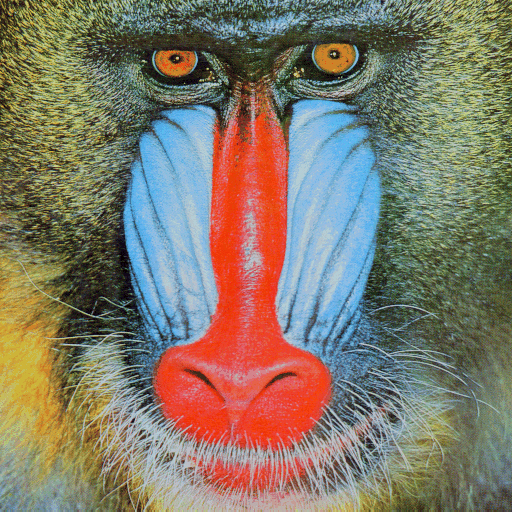
#> input picture COS3401(1-86)/images/mandril_color.png, 512 x 512 px
$ jupyter execute enhancement_Bit_plane_decomposition.ipynb
#> lines starting #> are read from the running program, lines starting #| are printed output that depends on the picture
[cell 1]
import cv2
import matplotlib.pyplot as plt
import numpy as np

[cell 2]
def bit_plane_slicing(img, bit):
    bit_img = img.copy() # Create a copy of the image to avoid modifying the original
    bit_img = np.right_shift(bit_img, bit) # Shift the bits to the right by 'bit' positions
    bit_img = np.bitwise_and(bit_img, 1)
    bit_img = (bit_img * 255).astype(np.uint8)
    return bit_img

[cell 3]
# Reading a image
img = cv2.imread('../../images/mandril_color.png', 0)
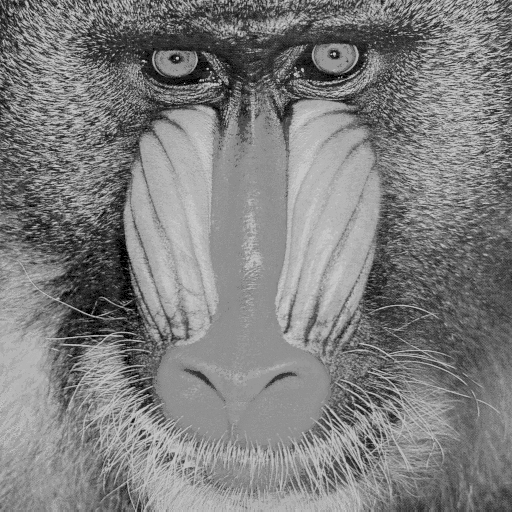
#> img: shape (512, 512); min 0, max 201, mean 126.5
print(img.shape)
#| (512, 512)

[cell 4]
planes = []
planes.append(img)
for i in range(8):
    planes.append(bit_plane_slicing(img, i))
#> this loop made 8 passes
#> pass 1, in bit_plane_slicing, `bit_img = np.bitwise_and(bit_img, 1)`:
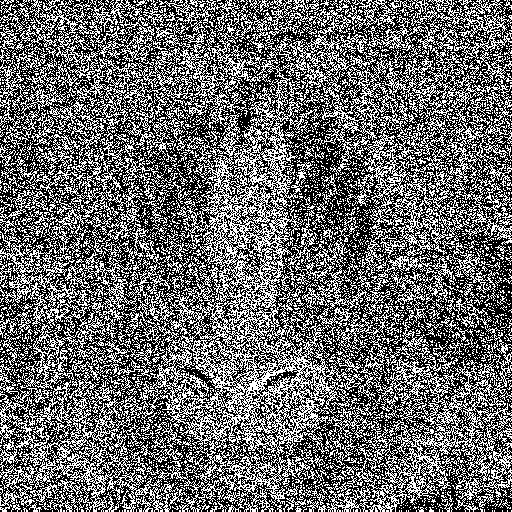
#> bit_img: shape (512, 512); values 0 (black) and 1 (white), 41.9% white in thin lines or dots
#> pass 2, in bit_plane_slicing (call 2), `bit_img = np.right_shift(bit_img, bit) # Shift the bits to the right b..`:
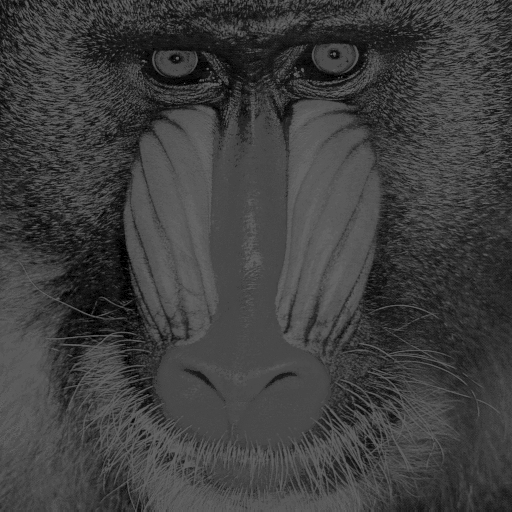
#> bit_img: shape (512, 512); min 0, max 100, mean 63
#> pass 2, in bit_plane_slicing (call 2), `bit_img = np.bitwise_and(bit_img, 1)`:
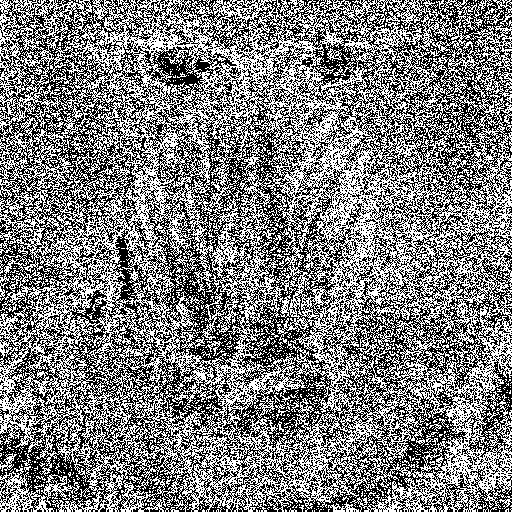
#> bit_img: shape (512, 512); values 0 (black) and 1 (white), 49.9% white in thin lines or dots
#> after the loop, planes = 9 items

[cell 5]
plt.figure(figsize=(10,10))
for i in range(9):
    plt.subplot(3, 3, i+1)
    plt.imshow(planes[i], cmap='gray')
    plt.title(f'Bit plane {i-1}')
    plt.xticks([])
    plt.yticks([])
plt.show()
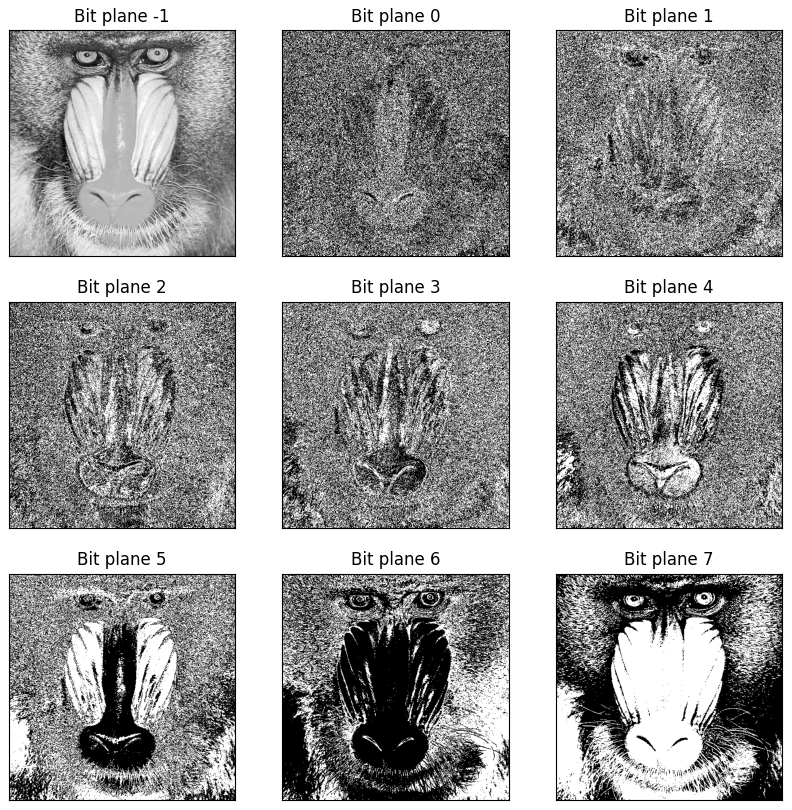
#> figure drawn by matplotlib, 9 panels

$ run again, with COS3401(1-86)/images/cameraman.png copied over COS3401(1-86)/images/mandril_color.png
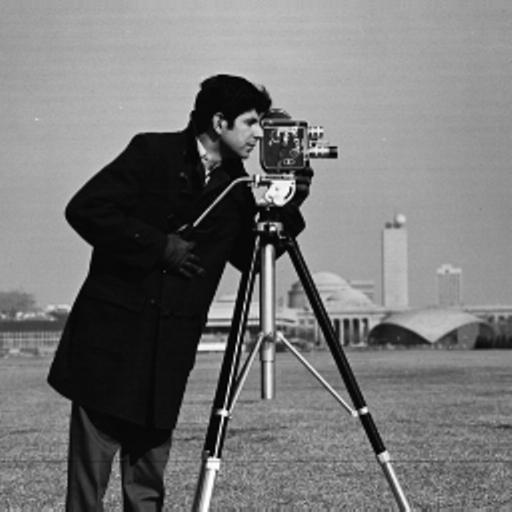
#> input picture COS3401(1-86)/images/cameraman.png, 512 x 512 px
#> img is the input picture: shape (512, 512); min 0, max 255, mean 118.3
#| (512, 512)
#> the loop `for i in range(8):` made 8 passes
#> pass 1, in bit_plane_slicing, `bit_img = np.bitwise_and(bit_img, 1)`:
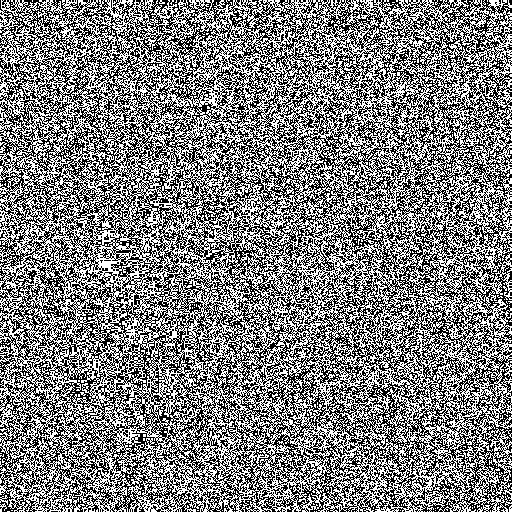
#> bit_img: shape (512, 512); values 0 (black) and 1 (white), 50% white in thin lines or dots
#> pass 2, in bit_plane_slicing (call 2), `bit_img = np.bitwise_and(bit_img, 1)`:
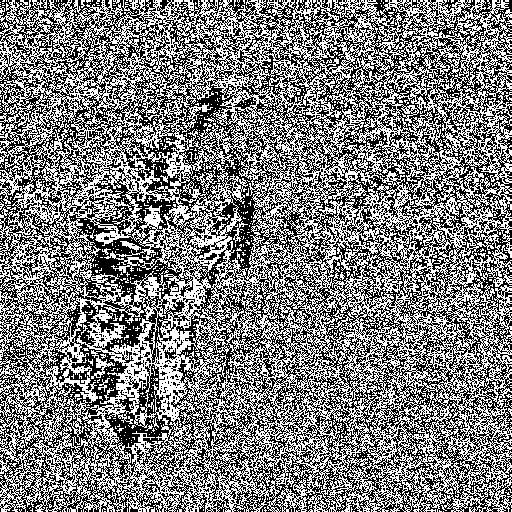
#> bit_img: shape (512, 512); values 0 (black) and 1 (white), 49.5% white in thin lines or dots
#> after the loop `for i in range(8):`: planes = 9 items
